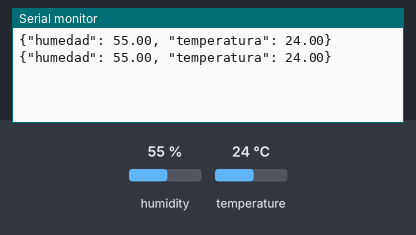
Simulated run of this sketch. Board: Arduino Uno, built with avr-gcc and run on an emulated ATmega328P. Parts: the last lines printed to the serial monitor. Inputs (shaded band) come from the test bench; at power-on: humidity 55 %, temperature 24 °C.

Above: at 4.8 s.
4.9 s: humidity set to 22 %
At 6.9 s:
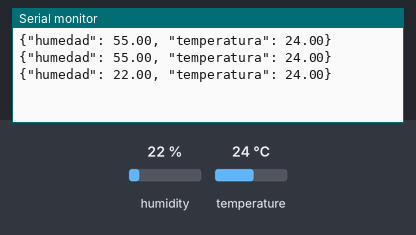
7.9 s: temperature set to 12 °C
At 9.3 s:
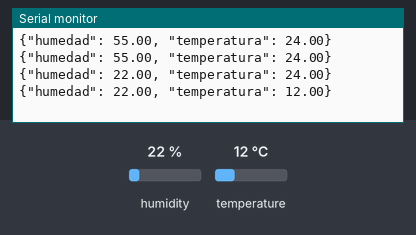
10.9 s: humidity set to 40 %
At 13.0 s:
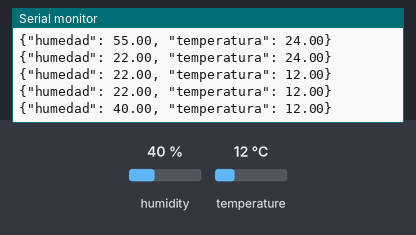
Timing chart, 0 to 14.5 s (numbered marks = the images above; inputs shaded):
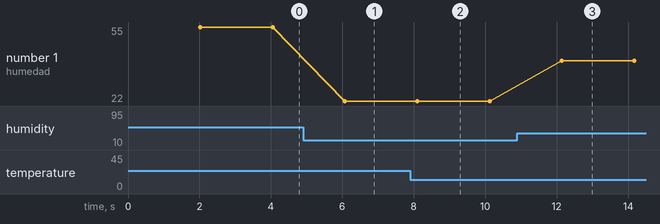

The sketch:

arduino.ino
```cpp
#include "DHT.h"

// Definimos el pin donde conectamos el sensor
#define DHTPIN 4

// Definimos el tipo de sensor (DHT11 o DHT22)
#define DHTTYPE DHT11

// Inicializamos el sensor
DHT dht(DHTPIN, DHTTYPE);

void setup() {
  // Iniciamos la comunicación serial a 115200 baudios
  // Esta velocidad debe coincidir en tu Backend
  Serial.begin(115200);
  dht.begin();
}

void loop() {
  // Esperamos un poco entre mediciones
  delay(2000);

  float h = dht.readHumidity();
  float t = dht.readTemperature();

  // Comprobamos si la lectura falló
  if (isnan(h) || isnan(t)) {
    return;
  }

  // Enviamos los datos por el puerto serial en formato JSON
  // Esto facilita la vida al programar el Backend
  Serial.print("{\"humedad\": ");
  Serial.print(h);
  Serial.print(", \"temperatura\": ");
  Serial.print(t);
  Serial.println("}");
}
```

Measured:
- after the input at 4.9 s, the serial monitor: prints a new line after 1.2 s (image 1)
- after the input at 7.9 s, the serial monitor: prints a new line after 0.20 s (image 2)
- after the input at 10.9 s, the serial monitor: prints a new line after 1.2 s (image 3)
- plotted number 1: 55 → 22 after the input at 4.9 s, 22 → 40 after the input at 10.9 s
